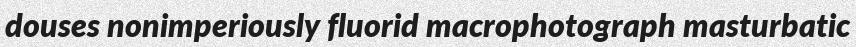
#> input picture samples/1.jpg, 856 x 47 px; its folder holds only this picture in this run
$ python -i data_generator.py   (imports and definitions only)   (older library calls are emulated)
#> lines starting #> are read from the running program, lines starting #| are printed output that depends on the picture
#> further down, picture is the input picture: shape (47, 856); min 0, max 255, mean 190
import os
import random
import cv2
from PIL import Image, ImageFilter, ImageOps
import numpy as np

from computer_text_generator import ComputerTextGenerator

try:
    from handwritten_text_generator import HandwrittenTextGenerator
except ImportError as e:
    print('Missing modules for handwritten text generation.')
from background_generator import BackgroundGenerator
from distorsion_generator import DistorsionGenerator


class FakeTextDataGenerator(object):
    # [7 lines left out: function generate_from_tuple, not called in this run]

    @staticmethod
    def crop_like_segment(img):
        img = np.array(img)
        list_index = np.array(np.where(img == 255))
        x_min = np.min(list_index[0])
#> x_min = 0
        x_max = np.max(list_index[0])
#> x_max = 46
        y_min = np.min(list_index[1])
#> y_min = 2
        y_max = np.max(list_index[1])
#> y_max = 855
        if x_max != img.shape[1]:
            x_max += 1
#> x_max = 47
        if y_max != img.shape[0]:
            y_max += 1
#> y_max = 856
        if x_max == img.shape[1]:
            border_image = np.array(img[x_min:, y_min: y_max])
        elif y_max == img.shape[0]:
            border_image = np.array(img[x_min: x_max, y_min:])
        else:
            border_image = np.array(img[x_min:x_max, y_min:y_max])
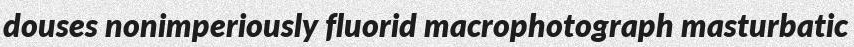
#> border_image: shape (47, 854); min 0, max 255, mean 189.9
        border_image = cv2.cvtColor(border_image, cv2.COLOR_GRAY2BGR)
#> border_image: shape (47, 854, 3)
        new_height, new_width, _ = border_image.shape
#> new_height = 47; new_width = 854
        top, bottom, left, right = 0, 0, 0, 0
        delta = abs(new_height - new_width)
#> delta = 807
        if new_height > new_width:
            left = right = delta // 2
        elif new_width > new_height:
            bottom = top = delta // 2
#> bottom = 403; top = 403
        # border_image = cv2.copyMakeBorder(border_image, top, bottom, left, right, cv2.BORDER_CONSTANT, (0, 0, 0))
        # print("size: ", np.max(new_height, new_width))
        add = np.max([new_height, new_width])//8
#> add = 106
        index_top = random.choice([-1, 0, 1])
        index_left = random.choice([-1, 0, 1])

        top += add + index_top
#> top = 509
        bottom += add - index_top
#> bottom = 509

        if top < 0 or bottom < 0:
            top = bottom = 0
        left += add + index_left
#> left = 106
        right += add - index_left
#> right = 106

        if left < 0 or right < 0:
            left = right = 0
        border_image = cv2.copyMakeBorder(border_image, top, bottom, left, right, cv2.BORDER_CONSTANT, (0, 0, 0))
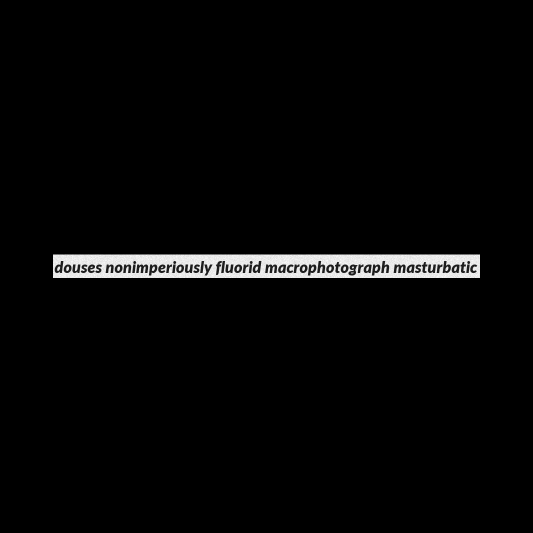
#> border_image: shape (1065, 1066, 3) (shown at 1/2 size); min 0, max 255, mean 6.7

        resized_border_image = cv2.resize(border_image, (50, 50))
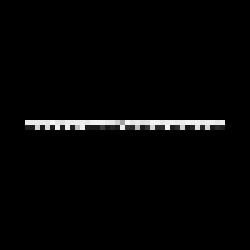
#> resized_border_image: shape (50, 50, 3) (shown 5 times larger); min 0, max 247, mean 5.2
        resized_border_image = cv2.cvtColor(resized_border_image, cv2.COLOR_BGR2GRAY)
#> resized_border_image: shape (50, 50)
        return resized_border_image

    # [141 lines left out: function generate, not called in this run]

>>> import cv2
>>> picture = cv2.imread('samples/1.jpg', cv2.IMREAD_GRAYSCALE)
>>> result = FakeTextDataGenerator().crop_like_segment(picture)
